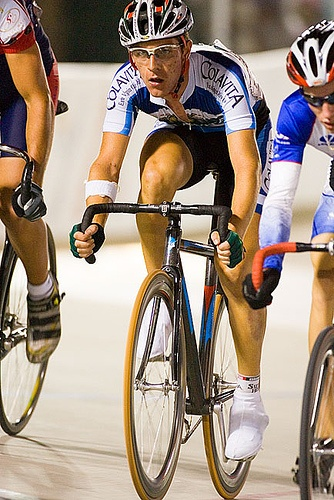
#> input picture examples/data/voc.jpg, 334 x 500 px
$ jupyter execute --allow-errors Images.ipynb
#> lines starting #> are read from the running program, lines starting #| are printed output that depends on the picture
[cell 1]
import matplotlib.pyplot as plt
import numpy as np
import cv2
import random

#> (the rest of this cell did not finish here and is left out)

[cell 2]
def vis_img(img):
    fig = plt.figure(figsize=(6,6))
    ax = fig.add_subplot(1,1,1)
    ax.imshow(img)
    ax.set_xticks([])
    ax.set_yticks([])
    plt.show()

[cell 3]
img = cv2.imread('data/voc.jpg')
#> img is the input picture: shape (500, 334, 3); mean B, G, R 129.6, 143.9, 161
h, w, c = img.shape
#> h = 500; w = 334; c = 3
img = img[:w]
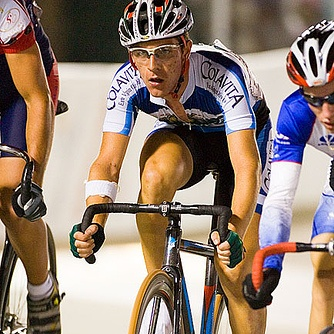
#> img: shape (334, 334, 3); mean B, G, R 118.5, 130.7, 148.9
img = cv2.cvtColor(img, cv2.COLOR_BGR2RGB)


$ run again, with examples/data/kaggle_cats_img.jpg copied over examples/data/voc.jpg
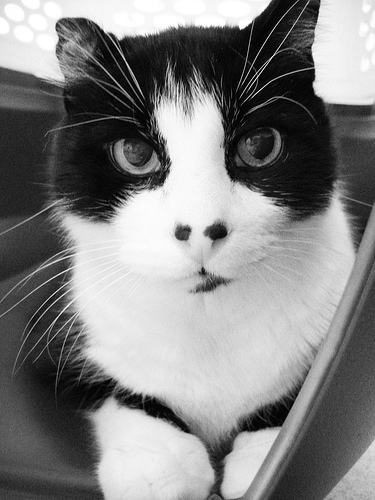
#> input picture examples/data/kaggle_cats_img.jpg, 375 x 500 px
#> img is the input picture: shape (500, 375, 3); min 0, max 255, mean 130.8
#> `img = img[:w]`:
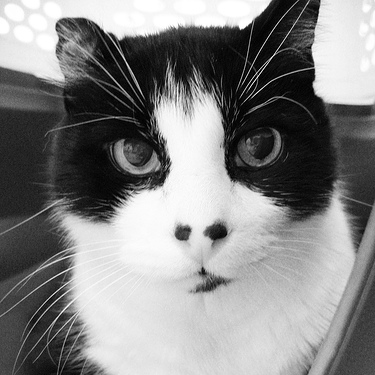
#> img: shape (375, 375, 3); min 0, max 255, mean 132.4
